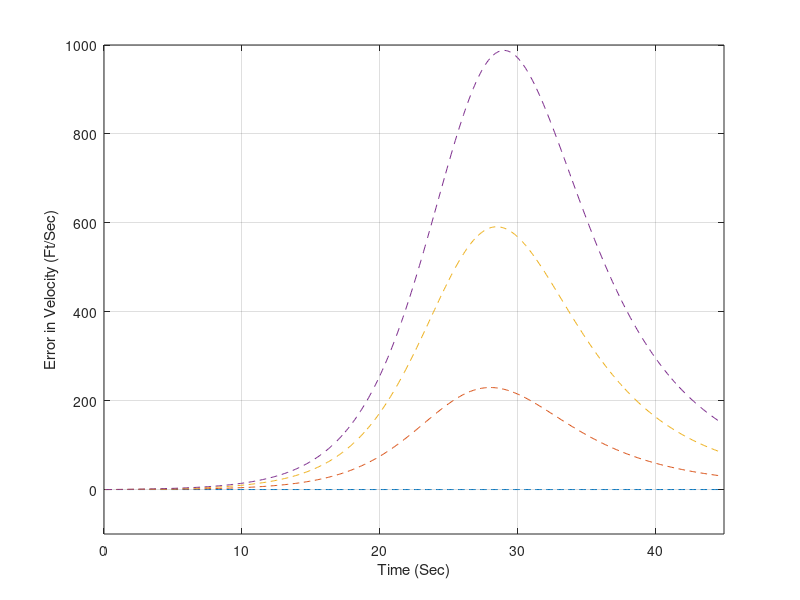

Reproduce this figure in MATLAB.
n=1;
while n<=4
X=200000.;
XD=-6000.;
BETA=500.;
XNOM=200000.;
XDNOM=-6000.;
if n==1
BETANOM=500.;
elseif n==2
   BETANOM=600.;
elseif n==3
    BETANOM=800.;
else
    BETANOM =1100,
end
TS=0.1;
T=0.;
S=0.;
H=0.001;
count = 0;
while(X>=0.);
XOLD=X;
XDOLD=XD;
XNOMOLD=XNOM;
XDNOMOLD=XDNOM;
XDD=.0034*32.2*XD*XD*exp(-X/22000.)/(2.*BETA)-32.2;
XDDNOM=.0034*32.2*XDNOM*XDNOM*exp(-XNOM/22000.)/(2.*BETANOM)-32.2;
X=X+H*XD;
XD=XD+H*XDD;
XNOM=XNOM+H*XDNOM;
XDNOM=XDNOM+H*XDDNOM;
T=T+H;
XDD=0.0034*32.2*XD*XD*exp(-X/22000.)/(2.*BETA)-32.2;
XDDNOM=0.0034*32.2*XDNOM*XDNOM*exp(-XNOM/22000.)/(2.*BETANOM)-32.2;
X=0.5*(XOLD+X+H*XD);
XD=0.5*(XDOLD+XD+H*XDD);
XNOM=0.5*(XNOMOLD+XNOM+H*XDNOM);
XDNOM=0.5*(XDNOMOLD+XDNOM+H*XDDNOM);
S=S+H;
if(S>=(TS-.00001))
S=0.;
DELXH=X-XNOM;
DELXDH=XD-XDNOM;
DELBETAH=BETA-BETANOM;
XH=XNOM+DELXH;
XDH=XDNOM+DELXDH;
BETAH=BETANOM+DELBETAH;
count = count+1;
ArrayT(count) = T;
ArrayERRX(count) = DELXH;
ArrayERRXD(count) = DELXDH;
end
end

% plot(ArrayT,ArrayERRX,'--')
% hold on;
% grid on;
% xlabel('Time (Sec)');
% ylabel('Error in Altitude (Ft)');
% axis([0 45 -100 14000]);

plot(ArrayT,ArrayERRXD,'--')
hold on;
grid on;
xlabel('Time (Sec)');
ylabel('Error in Velocity (Ft/Sec)');
axis([0 45 -100 1000]);


n = n+1;
end